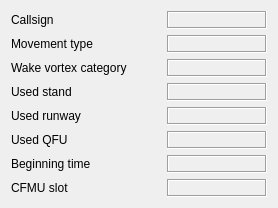
<?xml version="1.0" encoding="UTF-8"?>
<ui version="4.0">
 <class>Widget</class>
 <widget class="QWidget" name="Widget">
  <property name="geometry">
   <rect>
    <x>0</x>
    <y>0</y>
    <width>277</width>
    <height>263</height>
   </rect>
  </property>
  <property name="windowTitle">
   <string>Form</string>
  </property>
  <layout class="QHBoxLayout" name="horizontalLayout_9">
   <property name="sizeConstraint">
    <enum>QLayout::SetFixedSize</enum>
   </property>
   <item>
    <layout class="QVBoxLayout" name="verticalLayout">
     <property name="sizeConstraint">
      <enum>QLayout::SetFixedSize</enum>
     </property>
     <item>
      <layout class="QHBoxLayout" name="horizontalLayout">
       <item>
        <widget class="QLabel" name="Callsign">
         <property name="minimumSize">
          <size>
           <width>150</width>
           <height>0</height>
          </size>
         </property>
         <property name="text">
          <string>Callsign</string>
         </property>
        </widget>
       </item>
       <item>
        <widget class="QLabel" name="Callsign_Data">
         <property name="minimumSize">
          <size>
           <width>100</width>
           <height>0</height>
          </size>
         </property>
         <property name="frameShape">
          <enum>QFrame::Box</enum>
         </property>
         <property name="frameShadow">
          <enum>QFrame::Sunken</enum>
         </property>
         <property name="text">
          <string/>
         </property>
        </widget>
       </item>
      </layout>
     </item>
     <item>
      <layout class="QHBoxLayout" name="horizontalLayout_2">
       <item>
        <widget class="QLabel" name="Movement_Type">
         <property name="minimumSize">
          <size>
           <width>150</width>
           <height>0</height>
          </size>
         </property>
         <property name="text">
          <string>Movement type</string>
         </property>
        </widget>
       </item>
       <item>
        <widget class="QLabel" name="Movement_Type_Data">
         <property name="minimumSize">
          <size>
           <width>100</width>
           <height>0</height>
          </size>
         </property>
         <property name="frameShape">
          <enum>QFrame::Box</enum>
         </property>
         <property name="frameShadow">
          <enum>QFrame::Sunken</enum>
         </property>
         <property name="text">
          <string/>
         </property>
        </widget>
       </item>
      </layout>
     </item>
     <item>
      <layout class="QHBoxLayout" name="horizontalLayout_4">
       <item>
        <widget class="QLabel" name="Wake_Vortex_Category">
         <property name="minimumSize">
          <size>
           <width>150</width>
           <height>0</height>
          </size>
         </property>
         <property name="text">
          <string>Wake vortex category</string>
         </property>
        </widget>
       </item>
       <item>
        <widget class="QLabel" name="Wake_Vortex_Category_Data">
         <property name="minimumSize">
          <size>
           <width>100</width>
           <height>0</height>
          </size>
         </property>
         <property name="frameShape">
          <enum>QFrame::Box</enum>
         </property>
         <property name="frameShadow">
          <enum>QFrame::Sunken</enum>
         </property>
         <property name="text">
          <string/>
         </property>
        </widget>
       </item>
      </layout>
     </item>
     <item>
      <layout class="QHBoxLayout" name="horizontalLayout_3">
       <item>
        <widget class="QLabel" name="Use_Stand">
         <property name="minimumSize">
          <size>
           <width>150</width>
           <height>0</height>
          </size>
         </property>
         <property name="text">
          <string>Used stand</string>
         </property>
        </widget>
       </item>
       <item>
        <widget class="QLabel" name="Used_Stand_Data">
         <property name="minimumSize">
          <size>
           <width>100</width>
           <height>0</height>
          </size>
         </property>
         <property name="frameShape">
          <enum>QFrame::Box</enum>
         </property>
         <property name="frameShadow">
          <enum>QFrame::Sunken</enum>
         </property>
         <property name="text">
          <string/>
         </property>
        </widget>
       </item>
      </layout>
     </item>
     <item>
      <layout class="QHBoxLayout" name="horizontalLayout_8">
       <item>
        <widget class="QLabel" name="Used_Runway">
         <property name="minimumSize">
          <size>
           <width>150</width>
           <height>0</height>
          </size>
         </property>
         <property name="text">
          <string>Used runway</string>
         </property>
        </widget>
       </item>
       <item>
        <widget class="QLabel" name="Used_Runway_Data">
         <property name="minimumSize">
          <size>
           <width>100</width>
           <height>0</height>
          </size>
         </property>
         <property name="frameShape">
          <enum>QFrame::Box</enum>
         </property>
         <property name="frameShadow">
          <enum>QFrame::Sunken</enum>
         </property>
         <property name="text">
          <string/>
         </property>
        </widget>
       </item>
      </layout>
     </item>
     <item>
      <layout class="QHBoxLayout" name="horizontalLayout_5">
       <item>
        <widget class="QLabel" name="Used_QFU">
         <property name="minimumSize">
          <size>
           <width>150</width>
           <height>0</height>
          </size>
         </property>
         <property name="text">
          <string>Used QFU</string>
         </property>
        </widget>
       </item>
       <item>
        <widget class="QLabel" name="Used_QFU_Data">
         <property name="minimumSize">
          <size>
           <width>100</width>
           <height>0</height>
          </size>
         </property>
         <property name="frameShape">
          <enum>QFrame::Box</enum>
         </property>
         <property name="frameShadow">
          <enum>QFrame::Sunken</enum>
         </property>
         <property name="text">
          <string/>
         </property>
        </widget>
       </item>
      </layout>
     </item>
     <item>
      <layout class="QHBoxLayout" name="horizontalLayout_7">
       <item>
        <widget class="QLabel" name="Beginning_time">
         <property name="minimumSize">
          <size>
           <width>150</width>
           <height>0</height>
          </size>
         </property>
         <property name="text">
          <string>Beginning time</string>
         </property>
        </widget>
       </item>
       <item>
        <widget class="QLabel" name="Beginning_time_Data">
         <property name="minimumSize">
          <size>
           <width>100</width>
           <height>0</height>
          </size>
         </property>
         <property name="frameShape">
          <enum>QFrame::Box</enum>
         </property>
         <property name="frameShadow">
          <enum>QFrame::Sunken</enum>
         </property>
         <property name="text">
          <string/>
         </property>
        </widget>
       </item>
      </layout>
     </item>
     <item>
      <layout class="QHBoxLayout" name="horizontalLayout_6">
       <item>
        <widget class="QLabel" name="CFMU_slot">
         <property name="minimumSize">
          <size>
           <width>150</width>
           <height>0</height>
          </size>
         </property>
         <property name="text">
          <string>CFMU slot</string>
         </property>
        </widget>
       </item>
       <item>
        <widget class="QLabel" name="CFMU_slot_Data">
         <property name="minimumSize">
          <size>
           <width>100</width>
           <height>0</height>
          </size>
         </property>
         <property name="frameShape">
          <enum>QFrame::Box</enum>
         </property>
         <property name="frameShadow">
          <enum>QFrame::Sunken</enum>
         </property>
         <property name="text">
          <string/>
         </property>
        </widget>
       </item>
      </layout>
     </item>
    </layout>
   </item>
  </layout>
 </widget>
 <resources/>
 <connections/>
</ui>
